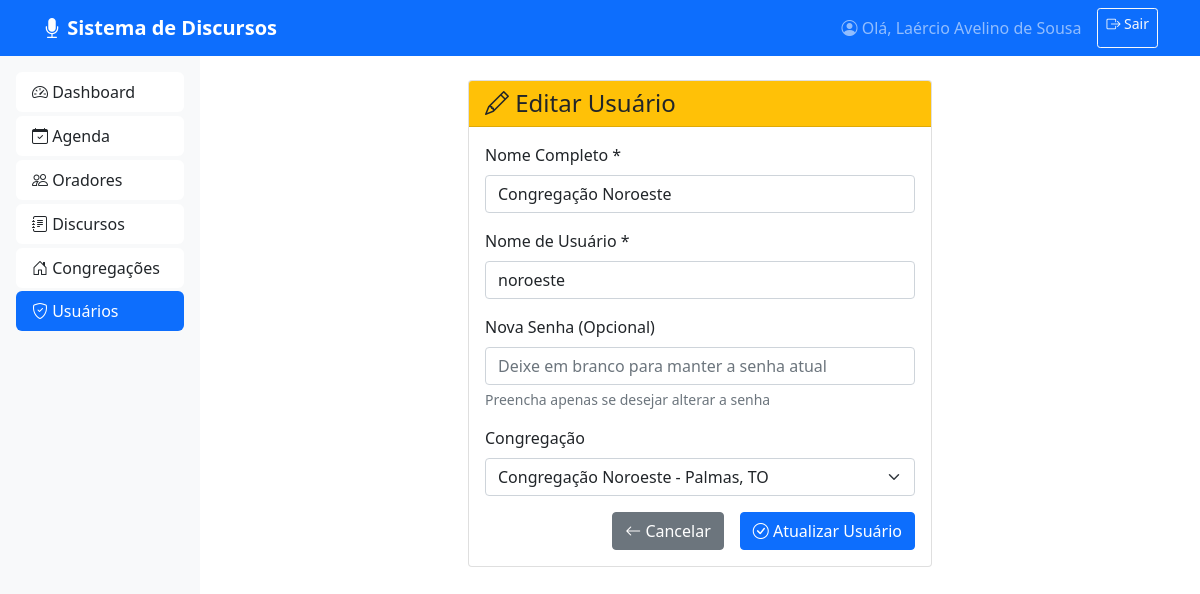
Page /usuarios/2/editar (signed in) on the committed database.
### app.py (models this page shows)
class User(UserMixin, db.Model):
    id = db.Column(db.Integer, primary_key=True)
    username = db.Column(db.String(80), unique=True, nullable=False)
    password = db.Column(db.String(120), nullable=False)
    nome = db.Column(db.String(100), nullable=False)
    congregacao_id = db.Column(db.Integer, db.ForeignKey('congregacao.id'))
    ativo = db.Column(db.Boolean, default=True)

class Congregacao(db.Model):
    id = db.Column(db.Integer, primary_key=True)
    nome = db.Column(db.String(100), nullable=False)
    localidade = db.Column(db.String(100), nullable=False)
    ativo = db.Column(db.Boolean, default=True)
    usuarios = db.relationship('User', backref='congregacao', lazy=True)
    oradores = db.relationship('Orador', backref='congregacao', lazy=True)

### app.py (the view, shortened to what this page needs)
@app.route('/usuarios/<int:id>/editar', methods=['GET', 'POST'])
@login_required
def editar_usuario(id):
    usuario = User.query.get_or_404(id)
    congregacoes = Congregacao.query.filter_by(ativo=True).all()
    return render_template('usuarios/editar.html', usuario=usuario, congregacoes=congregacoes)

### app.py (called while the page is built)
@login_manager.user_loader
def load_user(user_id):
    return User.query.get(int(user_id))

### templates/usuarios/editar.html (shortened to what this page needs)
{% extends "base.html" %}
{% block content %}
<div class="row justify-content-center">
    <div class="col-md-6">
        <div class="card">
            <div class="card-header bg-warning text-dark">
                <h4 class="card-title mb-0">
                    <i class="bi bi-pencil"></i> Editar Usuário
                </h4>
            </div>
            <div class="card-body">
                <form method="POST">
                    <div class="mb-3">
                        <label for="nome" class="form-label">Nome Completo *</label>
                        <input type="text" class="form-control" id="nome" name="nome"
                               value="{{ usuario.nome }}" required>
                    </div>
                    <div class="mb-3">
                        <label for="username" class="form-label">Nome de Usuário *</label>
                        <input type="text" class="form-control" id="username" name="username"
                               value="{{ usuario.username }}" required>
                    </div>
                    <div class="mb-3">
                        <label for="password" class="form-label">Nova Senha (Opcional)</label>
                        <input type="password" class="form-control" id="password" name="password"
                               placeholder="Deixe em branco para manter a senha atual">
                        <div class="form-text">Preencha apenas se desejar alterar a senha</div>
                    </div>
                    <div class="mb-3">
                        <label for="congregacao_id" class="form-label">Congregação</label>
                        <select class="form-select" id="congregacao_id" name="congregacao_id">
                            {% for congregacao in congregacoes %}
                                <option value="{{ congregacao.id }}"
                                    {% if usuario.congregacao_id == congregacao.id %}selected{% endif %}>
                                    {{ congregacao.nome }} - {{ congregacao.localidade }}
                                </option>
                            {% endfor %}
                        </select>
                    </div>
                    <div class="d-grid gap-2 d-md-flex justify-content-md-end">
                        <a href="{{ url_for('listar_usuarios') }}" class="btn btn-secondary me-md-2">
                            <i class="bi bi-arrow-left"></i> Cancelar
                        </a>
                        <button type="submit" class="btn btn-primary">
                            <i class="bi bi-check-circle"></i> Atualizar Usuário
                        </button>
                    </div>
                </form>
            </div>
        </div>
    </div>
</div>
{% endblock %}

### templates/base.html (shortened to what this page needs)
<!DOCTYPE html>
<html lang="pt-BR">
<head>
    <link href="https://cdn.jsdelivr.net/npm/bootstrap@5.1.3/dist/css/bootstrap.min.css" rel="stylesheet">
    <link rel="stylesheet" href="https://cdn.jsdelivr.net/npm/bootstrap-icons@1.8.0/font/bootstrap-icons.css">
</head>
<body>
    <nav class="navbar navbar-expand-lg navbar-dark bg-primary">
        <div class="container">
            <a class="navbar-brand fw-bold" href="{{ url_for('dashboard') }}">
                <i class="bi bi-mic-fill"></i> Sistema de Discursos
            </a>
            <div class="collapse navbar-collapse" id="navbarNav">
                <div class="navbar-nav ms-auto">
                    <span class="navbar-text me-3">
                        <i class="bi bi-person-circle"></i> Olá, {{ current_user.nome }}
                    </span>
                    <a class="btn btn-outline-light btn-sm" href="{{ url_for('logout') }}">
                        <i class="bi bi-box-arrow-right"></i> Sair
                    </a>
                </div>
            </div>
        </div>
    </nav>
    <div class="container-fluid">
        <div class="row">
            <div class="col-md-3 col-lg-2 sidebar p-3">
                <div class="list-group">
                    <a href="{{ url_for('dashboard') }}"
                       class="list-group-item list-group-item-action {% if request.endpoint == 'dashboard' %}active{% endif %}">
                        <i class="bi bi-speedometer2"></i> Dashboard
                    </a>
                    <a href="{{ url_for('listar_agenda') }}"
                       class="list-group-item list-group-item-action {% if request.endpoint == 'listar_agenda' %}active{% endif %}">
                        <i class="bi bi-calendar-check"></i> Agenda
                    </a>
                    <a href="{{ url_for('listar_oradores') }}"
                       class="list-group-item list-group-item-action {% if request.endpoint in ['listar_oradores', 'novo_orador', 'editar_orador'] %}active{% endif %}">
                        <i class="bi bi-people"></i> Oradores
                    </a>
                    <a href="{{ url_for('listar_discursos') }}"
                       class="list-group-item list-group-item-action {% if request.endpoint in ['listar_discursos', 'novo_discurso', 'editar_discurso', 'importar_discursos'] %}active{% endif %}">
                        <i class="bi bi-journal-text"></i> Discursos
                    </a>
                    <a href="{{ url_for('listar_congregacoes') }}"
                       class="list-group-item list-group-item-action {% if request.endpoint in ['listar_congregacoes', 'nova_congregacao'] %}active{% endif %}">
                        <i class="bi bi-house-door"></i> Congregações
                    </a>
                    <a href="{{ url_for('listar_usuarios') }}"
                       class="list-group-item list-group-item-action {% if request.endpoint in ['listar_usuarios', 'novo_usuario', 'editar_usuario'] %}active{% endif %}">
                        <i class="bi bi-shield-check"></i> Usuários
                    </a>
                </div>
            </div>
            <div class="col-md-9 col-lg-10 p-4">
                {% block content %}{% endblock %}
            </div>
        </div>
    </div>
</body>
</html>

### templates/base.html (style rules this page uses)
.sidebar { min-height: calc(100vh - 56px); background-color: #f8f9fa; }
.sidebar .list-group-item { border: none; border-radius: 0.375rem; margin-bottom: 0.25rem; }
.navbar-brand { font-weight: 700; }

### rows in the picture
User: nome "Laércio Avelino de Sousa"
User: nome "Congregação Noroeste", username "noroeste", congregacao_id "Congregação Noroeste - Palmas, TO"
